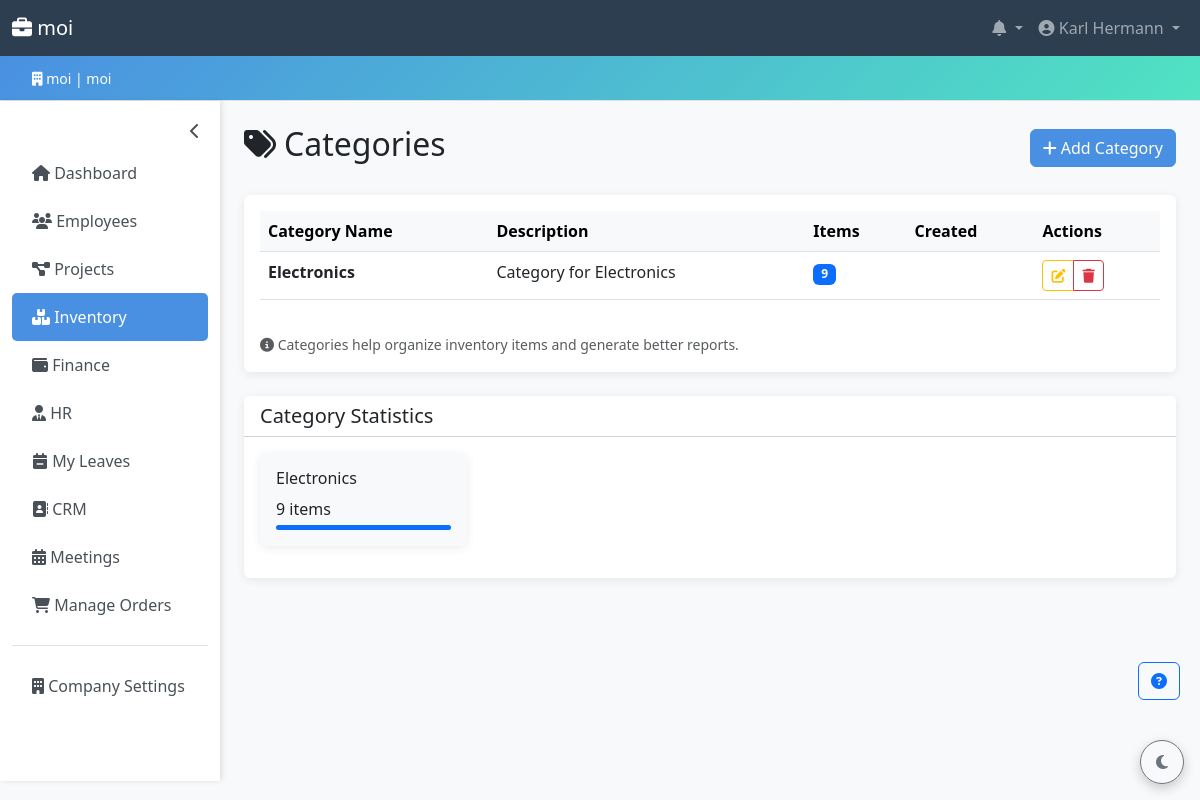
The app's page /inventory/categories/ (signed in) with its own data.
### accounts/models.py (models this page shows, shortened)
class Company(models.Model):
    PLAN_CHOICES = [
        ('free', 'Free'),
        ('basic', 'Basic'),
        ('premium', 'Premium'),
        ('enterprise', 'Enterprise'),
    ]
    company_id = models.UUIDField(default=uuid.uuid4, editable=False, unique=True)
    name = models.CharField(max_length=200)
    domain = models.CharField(max_length=200, unique=True, db_index=True)
    company_password = models.CharField(max_length=256)  # increased from 128 → 256 for future hash algo headroom
    contact_email = models.EmailField()
    contact_phone = models.CharField(
        max_length=20,
        blank=True,
        validators=[RegexValidator(r'^\+?[\d\s\-().]{7,20}$', 'Enter a valid phone number.')],
    )
    address = models.TextField(blank=True)
    subscription_plan = models.CharField(
        max_length=20,
        choices=PLAN_CHOICES,
        default='free',
    )
    is_active = models.BooleanField(default=True)
    created_at = models.DateTimeField(auto_now_add=True)
    updated_at = models.DateTimeField(auto_now=True)
    class Meta:
        verbose_name_plural = 'Companies'
        ordering = ['name']
        indexes = [
            models.Index(fields=['domain']),
            models.Index(fields=['is_active']),
        ]

class User(AbstractUser):
    ROLE_CHOICES = [
        ('admin', 'Admin'),
        ('hr_manager', 'HR Manager'),
        ('accountant', 'Accountant'),
        ('manager', 'Manager'),
        ('secretary', 'Secretary'),
        ('stock_manager', 'Stock Manager'),
        ('employee', 'Employee'),
    ]
    username = None  # replaced by email
    email = models.EmailField(unique=True, db_index=True)
    company = models.ForeignKey(
        Company,
        on_delete=models.CASCADE,
        related_name='users',
        null=True,
        blank=True,
    )
    phone = models.CharField(
        max_length=20,
        blank=True,
        validators=[RegexValidator(r'^\+?[\d\s\-().]{7,20}$', 'Enter a valid phone number.')],
    )
    department = models.CharField(max_length=100, blank=True)
    position = models.CharField(max_length=100, blank=True)
    role = models.CharField(
        max_length=20,
        choices=ROLE_CHOICES,
        default='employee',
        db_index=True,
        help_text='User role for access control.',
    )
    is_company_admin = models.BooleanField(
        default=False,
        help_text='Designates whether the user can manage company settings.',
    )
    last_login_ip = models.GenericIPAddressField(null=True, blank=True)
    objects = CustomUserManager()
    USERNAME_FIELD = 'email'
    REQUIRED_FIELDS = ['first_name', 'last_name']
    class Meta:
        ordering = ['email']
        indexes = [
            models.Index(fields=['company', 'role']),
            models.Index(fields=['company', 'is_active']),
        ]
    def get_full_name(self) -> str:
        return f'{self.first_name} {self.last_name}'.strip() or self.email

### inventory/models.py (models this page shows, shortened)
class StockCategory(models.Model):
    company = models.ForeignKey('accounts.Company', on_delete=models.CASCADE, related_name='stock_categories')
    name = models.CharField(max_length=100)
    description = models.TextField(blank=True)
    class Meta:
        unique_together = ['company', 'name']
        ordering = ['name']
        verbose_name_plural = 'Stock Categories'

### inventory/views.py (the view)
# urls.py: path('categories/', views.category_list, name='category_list'),
@role_required(*INVENTORY_VIEW_ROLES)
def category_list(request):
    company = request.user.company
    categories = StockCategory.objects.filter(company=company).annotate(
        item_count=Count('items')
    ).order_by('name')
    return render(request, 'inventory/category_list.html', {
        'categories': categories
    })

### templates/inventory/category_list.html (shortened to what this page needs)
{% extends 'base.html' %}
{% block content %}
<div class="d-flex justify-content-between align-items-center mb-4">
    <h2><i class="fas fa-tags me-2"></i>Categories</h2>
    <a href="{% url 'inventory:category_create' %}" class="btn btn-primary">
        <i class="fas fa-plus me-1"></i>Add Category
    </a>
</div>
<div class="card">
    <div class="card-body">
        <div class="table-responsive">
            <table class="table table-hover">
                <thead class="table-light">
                    <tr>
                        <th>Category Name</th>
                        <th>Description</th>
                        <th>Items</th>
                        <th>Created</th>
                        <th>Actions</th>
                    </tr>
                </thead>
                <tbody>
                    {% for category in categories %}
                    <tr>
                        <td>
                            <strong>{{ category.name }}</strong>
                        </td>
                        <td>
                            {{ category.description|truncatechars:100|default:"—" }}
                        </td>
                        <td>
                            <span class="badge bg-primary">{{ category.item_count }}</span>
                        </td>
                        <td>
                        </td>
                        <td>
                            <div class="btn-group btn-group-sm" role="group">
                                <a href="{% url 'inventory:category_edit' category.pk %}"
                                   class="btn btn-outline-warning" title="Edit">
                                    <i class="fas fa-edit"></i>
                                </a>
                                <a href="{% url 'inventory:category_delete' category.pk %}"
                                   class="btn btn-outline-danger" title="Delete">
                                    <i class="fas fa-trash"></i>
                                </a>
                            </div>
                        </td>
                    </tr>
                    {% endfor %}
                </tbody>
            </table>
        </div>
        <div class="mt-3 text-muted">
            <small>
                <i class="fas fa-info-circle"></i>
                Categories help organize inventory items and generate better reports.
            </small>
        </div>
    </div>
</div>
{% if categories %}
<div class="row mt-4">
    <div class="col-md-12">
        <div class="card">
            <div class="card-header bg-white">
                <h5 class="mb-0">Category Statistics</h5>
            </div>
            <div class="card-body">
                <div class="row">
                    {% for category in categories %}
                    <div class="col-md-3 mb-3">
                        <div class="card bg-light">
                            <div class="card-body">
                                <h6 class="card-title">{{ category.name }}</h6>
                                <p class="mb-1">{{ category.item_count }} items</p>
                                <div class="progress" style="height: 5px;">
                                    <div class="progress-bar" role="progressbar"
                                         style="width: {% widthratio category.item_count categories|length 100 %}%">
                                    </div>
                                </div>
                            </div>
                        </div>
                    </div>
                    {% endfor %}
                </div>
            </div>
        </div>
    </div>
</div>
{% endif %}
{% endblock %}

### templates/base.html (shortened to what this page needs)
<!DOCTYPE html>
{% load role_tags %}
<html lang="en" data-bs-theme="light">
<head>
    <link href="https://cdn.jsdelivr.net/npm/bootstrap@5.3.0/dist/css/bootstrap.min.css" rel="stylesheet">
    <link rel="stylesheet" href="https://cdnjs.cloudflare.com/ajax/libs/font-awesome/6.4.0/css/all.min.css">
</head>
<body>
    {% if user.is_authenticated %}
    <nav class="navbar navbar-expand-lg navbar-dark">
        <div class="container-fluid">
            <a class="navbar-brand" href="{% url 'core:dashboard' %}">
                <i class="fas fa-briefcase"></i> {{ company.name }}
            </a>
            <div class="collapse navbar-collapse" id="navbarNav">
                <ul class="navbar-nav ms-auto">
                    <li class="nav-item dropdown">
                        <a class="nav-link dropdown-toggle position-relative" href="#" id="notificationDropdown" role="button" data-bs-toggle="dropdown">
                            <i class="fas fa-bell"></i>
                        </a>
                    </li>
                    <li class="nav-item dropdown">
                        <a class="nav-link dropdown-toggle" href="#" id="navbarDropdown" role="button" data-bs-toggle="dropdown">
                            <i class="fas fa-user-circle"></i> {{ user.get_full_name }}
                        </a>
                    </li>
                </ul>
            </div>
        </div>
    </nav>
    <div class="company-banner">
        <div class="container-fluid">
            <small><i class="fas fa-building"></i> {{ company.name }} | {{ company.domain }}</small>
        </div>
    </div>
    {% endif %}
    <div class="container-fluid">
        <div class="row">
            {% if user.is_authenticated %}
            <nav class="col-md-2 d-md-block sidebar py-3" id="appSidebar">
                <div class="position-sticky">
                    <button class="sidebar-toggle-btn" id="sidebarToggle" aria-label="Toggle sidebar">
                        <i class="fas fa-chevron-left" id="sidebarToggleIcon"></i>
                    </button>
                    <ul class="nav flex-column">
                        <li class="nav-item">
                            <a class="nav-link {% if request.resolver_match.app_name == 'core' and request.resolver_match.url_name == 'dashboard' %}active{% endif %}"
                               href="{% url 'core:dashboard' %}">
                                <i class="fas fa-home"></i> <span class="link-text">Dashboard</span>
                            </a>
                        </li>
                        {% if user|has_role:'admin,hr_manager,manager,accountant,secretary,stock_manager,employee' %}
                        <li class="nav-item">
                            <a class="nav-link {% if request.resolver_match.app_name == 'employees' %}active{% endif %}"
                               href="{% url 'employees:employee_list' %}">
                                <i class="fas fa-users"></i> <span class="link-text">Employees</span>
                            </a>
                        </li>
                        {% endif %}
                        {% if user|has_role:'admin,hr_manager,manager,accountant,secretary,stock_manager,employee' %}
                        <li class="nav-item">
                            <a class="nav-link {% if request.resolver_match.app_name == 'projects' %}active{% endif %}"
                               href="{% url 'projects:project_list' %}">
                                <i class="fas fa-project-diagram"></i> <span class="link-text">Projects</span>
                            </a>
                        </li>
                        {% endif %}
                        {% if user|has_role:'admin,manager,hr_manager,accountant,secretary,stock_manager,employee' %}
                        <li class="nav-item">
                            <a class="nav-link {% if request.resolver_match.app_name == 'inventory' %}active{% endif %}"
                               href="{% url 'inventory:stock_list' %}">
                                <i class="fas fa-boxes"></i> <span class="link-text">Inventory</span>
                            </a>
                        </li>
                        {% endif %}
                        {% if user|has_role:'admin,accountant,manager' %}
                        <li class="nav-item">
                            <a class="nav-link {% if request.resolver_match.app_name == 'finance' %}active{% endif %}"
                               href="{% url 'finance:index' %}">
                                <i class="fas fa-wallet"></i> <span class="link-text">Finance</span>
                            </a>
                        </li>
                        {% endif %}
                        {% if user|has_role:'admin,hr_manager' %}
                        <li class="nav-item">
                            <a class="nav-link {% if request.resolver_match.app_name == 'hr' %}active{% endif %}"
                               href="{% url 'hr:index' %}">
                                <i class="fas fa-user-tie"></i> <span class="link-text">HR</span>
                            </a>
                        </li>
                        {% endif %}
                        {% if user|has_role:'admin,hr_manager,manager,secretary,accountant,stock_manager,employee' %}
                        <li class="nav-item">
                            <a class="nav-link {% if request.resolver_match.app_name == 'hr' and 'leave' in request.resolver_match.url_name %}active{% endif %}"
                               href="{% url 'hr:my_leave_list' %}">
                                <i class="fas fa-calendar-minus"></i> <span class="link-text">My Leaves</span>
                            </a>
                        </li>
                        {% endif %}
                        {% if user|has_role:'admin,manager,secretary' %}
                        <li class="nav-item">
                            <a class="nav-link {% if request.resolver_match.app_name == 'crm' %}active{% endif %}"
                               href="{% url 'crm:contact_list' %}">
                                <i class="fas fa-address-book"></i> <span class="link-text">CRM</span>
                            </a>
                        </li>
                        {% endif %}
                        {% if user|has_role:'admin,hr_manager,manager,secretary,accountant,employee' %}
                        <li class="nav-item">
                            <a class="nav-link {% if request.resolver_match.app_name == 'meetings' %}active{% endif %}"
                               href="{% url 'meetings:dashboard' %}">
                                <i class="fas fa-calendar-alt"></i> <span class="link-text">Meetings</span>
                            </a>
                        </li>
                        {% endif %}
                        {% if is_company_admin or user.is_superuser %}
                        <li class="nav-item">
                            <a class="nav-link {% if request.resolver_match.app_name == 'marketplace' and request.resolver_match.url_name == 'admin_order_dashboard' %}active{% endif %}"
                               href="{% url 'marketplace:admin_order_dashboard' %}">
                                <i class="fas fa-shopping-cart"></i> <span class="link-text">Manage Orders</span>
                            </a>
                        </li>
                        {% endif %}
                        {% if is_company_admin or user.is_superuser %}
                        <li class="nav-item mt-3 border-top pt-3">
                            <a class="nav-link {% if request.resolver_match.app_name == 'accounts' and request.resolver_match.url_name == 'company_profile' %}active{% endif %}"
                               href="{% url 'accounts:company_profile' %}">
                                <i class="fas fa-building"></i> <span class="link-text">Company Settings</span>
                            </a>
                        </li>
                        {% endif %}
                    </ul>
                </div>
            </nav>
            {% endif %}
            <main class="col-md-10 ms-sm-auto px-md-4 py-4 min-w-0">
                {% block content %}{% endblock %}
            </main>
        </div>
    </div>
    <button id="themeToggle" class="btn btn-outline-secondary theme-toggle-btn" type="button" aria-label="Toggle dark mode">
        <i class="fas fa-moon"></i>
    </button>
    {% include 'help_system.html' %}
</body>
</html>

### records on screen
Company: name "moi", domain "moi"
User: get_full_name "Karl Hermann"
StockCategory: name "Electronics", description "Category for Electronics", item_count "9"
